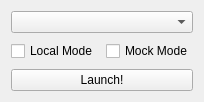
<?xml version="1.0" encoding="UTF-8"?>
<ui version="4.0">
 <class>Form</class>
 <widget class="QWidget" name="Form">
  <property name="geometry">
   <rect>
    <x>0</x>
    <y>0</y>
    <width>228</width>
    <height>111</height>
   </rect>
  </property>
  <property name="sizePolicy">
   <sizepolicy hsizetype="Fixed" vsizetype="Fixed">
    <horstretch>0</horstretch>
    <verstretch>0</verstretch>
   </sizepolicy>
  </property>
  <property name="windowTitle">
   <string>WR Launcher</string>
  </property>
  <layout class="QGridLayout" name="gridLayout">
   <property name="sizeConstraint">
    <enum>QLayout::SetFixedSize</enum>
   </property>
   <item row="0" column="0">
    <layout class="QVBoxLayout" name="verticalLayout">
     <property name="spacing">
      <number>8</number>
     </property>
     <item>
      <widget class="QComboBox" name="launchType"/>
     </item>
     <item>
      <layout class="QHBoxLayout" name="horizontalLayout">
       <item>
        <widget class="QCheckBox" name="localMode">
         <property name="text">
          <string>Local Mode</string>
         </property>
        </widget>
       </item>
       <item>
        <widget class="QCheckBox" name="mockMode">
         <property name="text">
          <string>Mock Mode</string>
         </property>
        </widget>
       </item>
      </layout>
     </item>
     <item>
      <widget class="QPushButton" name="launchBtn">
       <property name="text">
        <string>Launch!</string>
       </property>
      </widget>
     </item>
    </layout>
   </item>
  </layout>
 </widget>
 <resources/>
 <connections/>
</ui>
